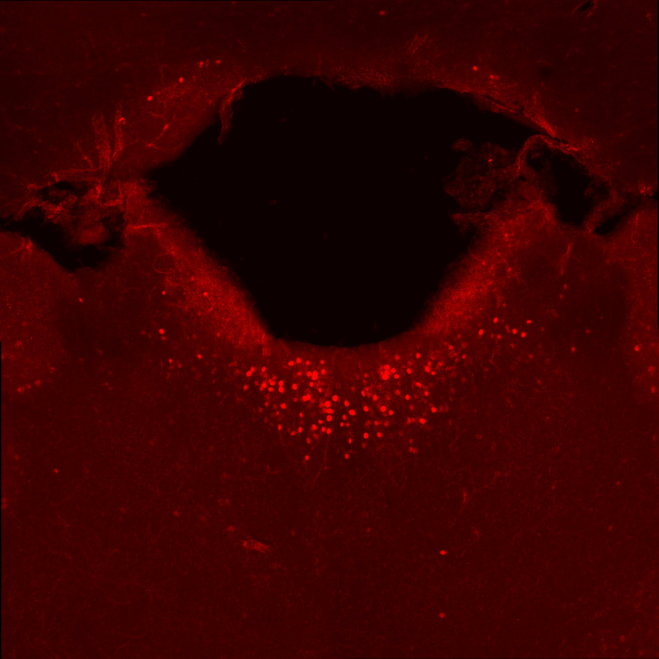
#> input picture project_spring_2020_morgankindel_pkg/Sample_images/1.jpg, 1976 x 1977 px (shown at 1/3 size); its folder holds only this picture in this run
$ jupyter execute --allow-errors coordinate_match-Copy1.ipynb   (shell and % lines are left out)
#> lines starting #> are read from the running program, lines starting #| are printed output that depends on the picture; after the words box and inside, x2 and y2 are one past the last pixel; in counts of white or black regions, pixels touching at a corner belong together
[cell 1]
#import required packages
import os
import numpy as np
import pandas as pd
import matplotlib.pyplot as plt
import cv2
from PIL import Image
import glob

[cell 2]
input_path = "./Sample_images/*.jpg"
input_img_count = 0
for img in glob.glob(input_path):
    if img.endswith(".jpg"):
        input_img_count = input_img_count + 1
        input_img = cv2.imread(img)
#> input_img is the input picture: shape (1977, 1976, 3); mean B, G, R 0.7, 0.6, 57.9


        scale_percent = 8 #percent of original image size
        width = int(input_img.shape[1]* scale_percent/100)
#> width = 158
        height = int(input_img.shape[0]* scale_percent/100)
#> height = 158
        dim = (width, height)
#> dim = (158, 158)
        input_img_resized = cv2.resize(input_img, dim, interpolation = cv2.INTER_AREA)
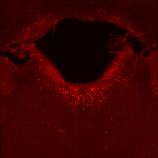
#> input_img_resized: shape (158, 158, 3); mean B, G, R 0.7, 0.6, 57.9
        thresh, input_img_bw = cv2.threshold(input_img_resized,50,250,cv2.THRESH_BINARY)
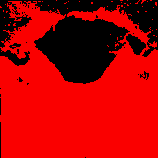
#> input_img_bw: shape (158, 158, 3); mean B, G, R 0, 0, 176.3


        img = img.replace('.jpg','')
        img = img + " processed"
        print(img)
        img_list = cv2.imwrite("%s.png"% img, input_img_bw)
    else:
        continue

#> (a cell that did not finish here is left out)

[cell 4]
type(input_img)

[cell 5]
#save template grid for future reference
template_grid = cv2.imread('./grid.jpg')
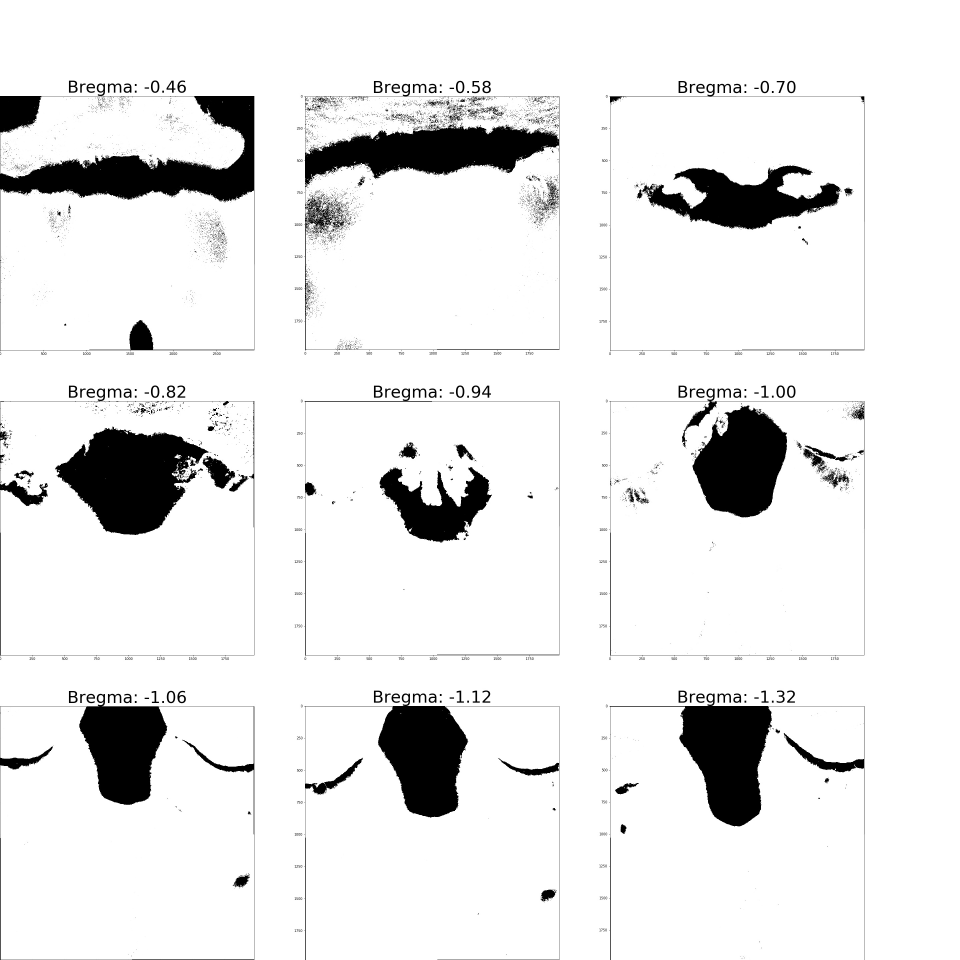
#> input picture project_spring_2020_morgankindel_pkg/grid.jpg, 2880 x 2880 px (shown at 1/3 size)
#> template_grid is the input picture: shape (2880, 2880, 3); min 0, max 255, mean 231.7

#resize template grid
scale_percent = 25 #percent of original image size
temp_width = int(template_grid.shape[1] * scale_percent/100)
#> temp_width = 720
temp_height = int(template_grid.shape[0]* scale_percent/100)
#> temp_height = 720
temp_dim = (temp_width, temp_height)
#> temp_dim = (720, 720)
template_grid= cv2.resize(template_grid, temp_dim, interpolation = cv2.INTER_AREA)
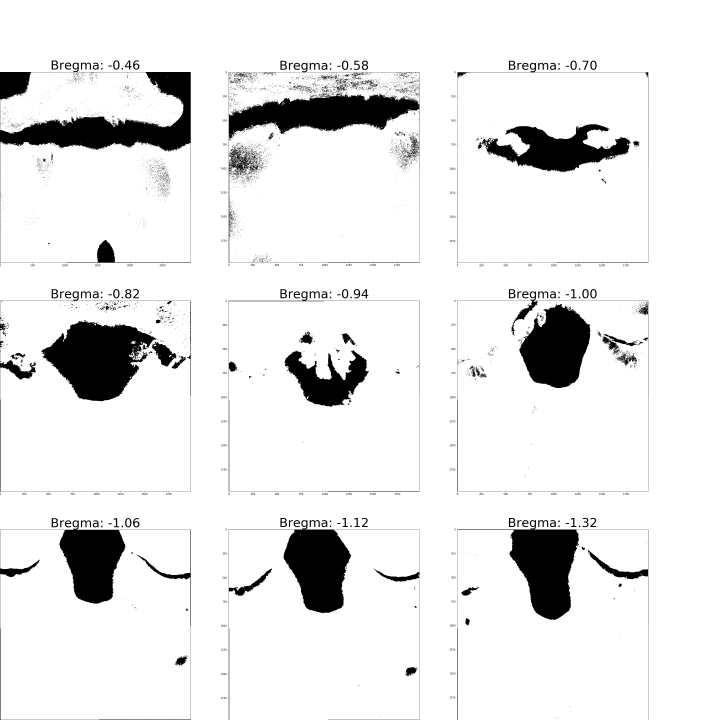
#> template_grid: shape (720, 720, 3); min 0, max 255, mean 231.7

#match template grid to sample/input image and frame reference image with most similarity


res = cv2.matchTemplate(input_img_bw, template_grid, cv2.TM_CCOEFF_NORMED)
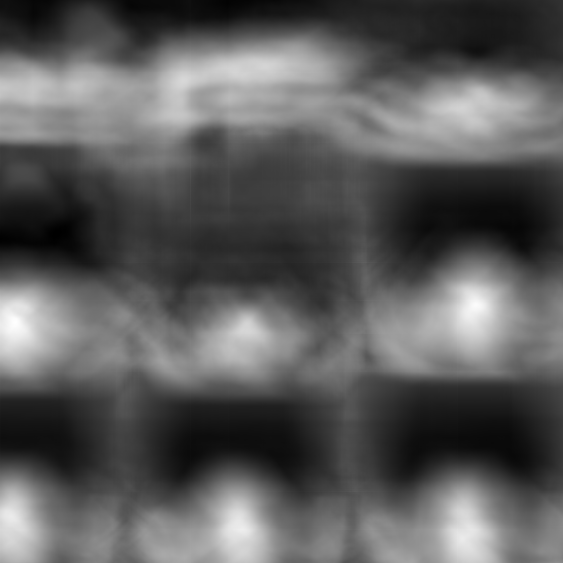
#> res: shape (563, 563) float32; min -0.19, max 0.354, mean 0.0057; drawn with min black and max white
min_val, max_val, min_loc, max_loc = cv2.minMaxLoc(res)
#> min_val = -0.19; max_val = 0.354; min_loc = (56, 232); max_loc = (15, 322)
top_left = max_loc
#> top_left = (15, 322)
bottom_right = (top_left[0] + width, top_left[1]+height)
#> bottom_right = (173, 480)


cv2.rectangle(template_grid, top_left, bottom_right, 255, 2)
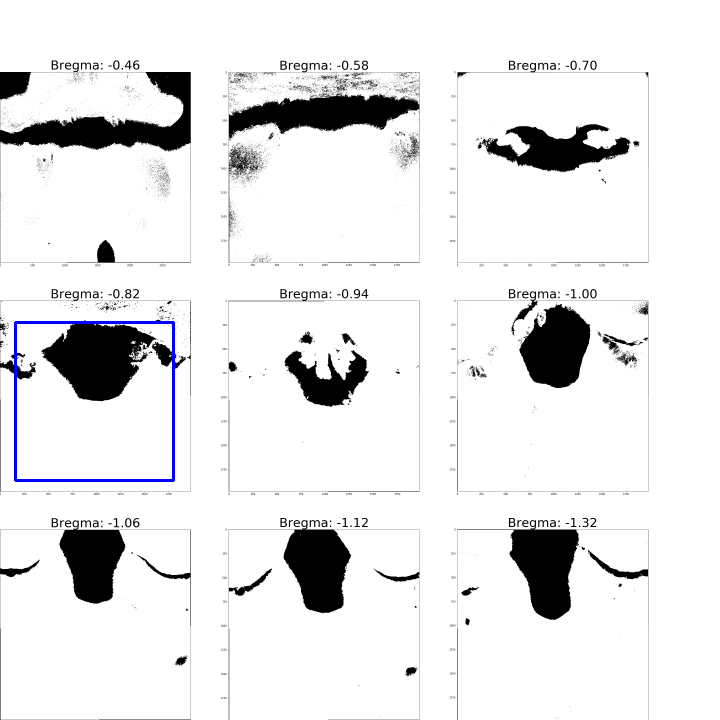
#> template_grid: shape (720, 720, 3); 0.36% of pixels changed, all inside (x1, y1, x2, y2) = (14, 321, 175, 482)
